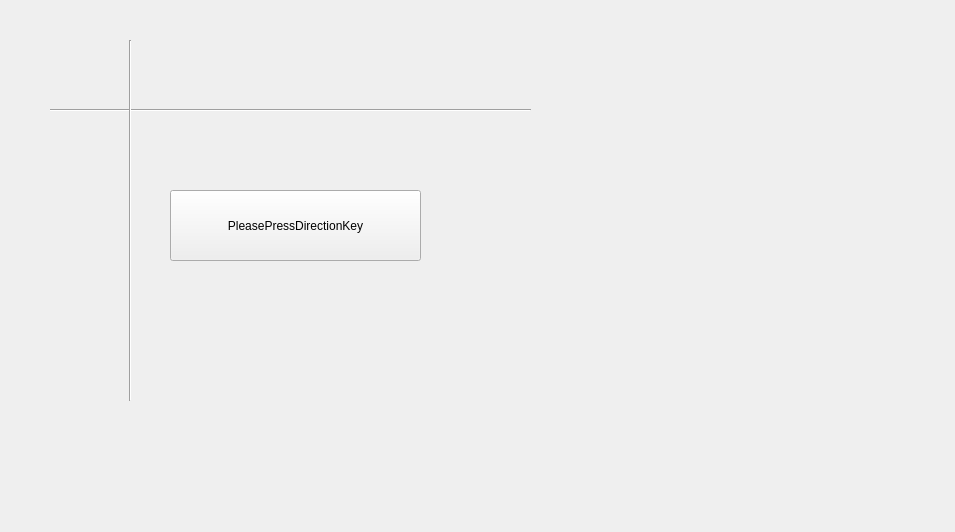
<?xml version="1.0" encoding="UTF-8"?>
<ui version="4.0">
 <class>Widget</class>
 <widget class="QWidget" name="Widget">
  <property name="geometry">
   <rect>
    <x>0</x>
    <y>0</y>
    <width>955</width>
    <height>532</height>
   </rect>
  </property>
  <property name="windowTitle">
   <string>Widget</string>
  </property>
  <widget class="Line" name="line">
   <property name="geometry">
    <rect>
     <x>50</x>
     <y>100</y>
     <width>481</width>
     <height>21</height>
    </rect>
   </property>
   <property name="orientation">
    <enum>Qt::Horizontal</enum>
   </property>
  </widget>
  <widget class="Line" name="line_2">
   <property name="geometry">
    <rect>
     <x>120</x>
     <y>40</y>
     <width>20</width>
     <height>361</height>
    </rect>
   </property>
   <property name="orientation">
    <enum>Qt::Vertical</enum>
   </property>
  </widget>
  <widget class="QPushButton" name="pushButton">
   <property name="geometry">
    <rect>
     <x>170</x>
     <y>190</y>
     <width>251</width>
     <height>71</height>
    </rect>
   </property>
   <property name="text">
    <string>PleasePressDirectionKey</string>
   </property>
  </widget>
 </widget>
 <layoutdefault spacing="6" margin="11"/>
 <resources/>
 <connections/>
</ui>
